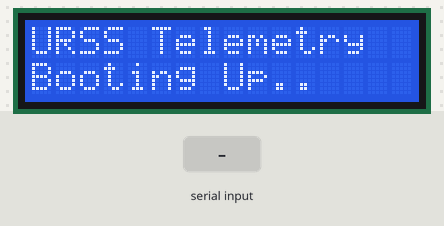
A sketch run on a simulated Arduino Uno, built with avr-gcc and run on an emulated ATmega328P. Shown: 16×2 character LCD. Inputs (shaded band) come from the test bench. What the sketch prints to the serial monitor is not drawn.

Above: at 1.1 s.
1.2 s: byte 10 ('\n') received over Serial
At 2.4 s:
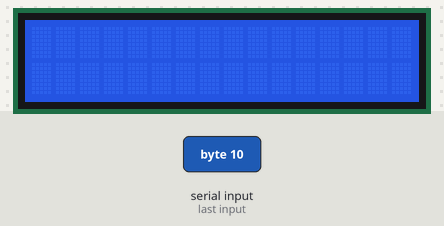
2.7 s: "1\n" received over Serial
At 3.2 s:
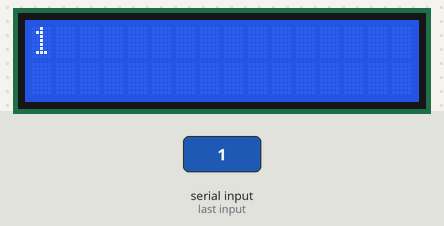
4.2 s: "0\n" received over Serial
At 5.6 s:
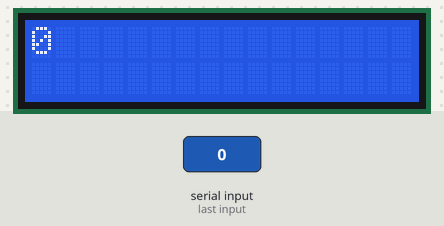
Timing chart, 0 to 7.2 s (numbered marks = the images above; inputs shaded):
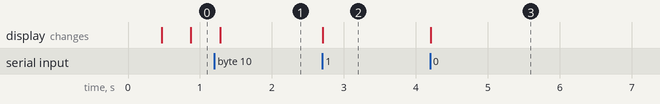

The sketch:

SerialDisplay.ino
```cpp
// include the library code:
#include <LiquidCrystal.h>

// initialize the library with the numbers of the interface pins
LiquidCrystal lcd(12, 11, 5, 4, 3, 2);

String inData;
int numIterations;

void setup() {
  // set up the LCD's number of columns and rows:
  lcd.begin(16, 2);

  // initialize the serial communications:
  Serial.begin(9600);
  // Send request for data until we get something
  while (Serial.available() == 0){
    Serial.println("URSSREQUEST_STATUS");
    delay(400);

    String bootString = "";
    numIterations++;
    for (int i = 0; i < (numIterations % 7); i++){
      bootString += ".";
    }
    lcd.clear();
    lcd.setCursor(0,0);
    lcd.print("URSS Telemetry");
    lcd.setCursor(0,1);
    lcd.print("Booting Up"+bootString);
  }
}

void loop() {
    while (Serial.available() > 0) {
        char recieved = Serial.read();
        inData += recieved;
        if (recieved == '\n') {
            inData.trim();
            lcd.clear();
            lcd.setCursor(0,0);
            lcd.print(inData.substring(0,16));
            lcd.setCursor(0,1);
            lcd.print(inData.substring(16));
            inData = "";
        }
    }
}
```

Measured:
- after the input at 1.2 s, the display: changes after 0.08 s (image 1)
- after the input at 2.7 s, the display: changes at once (image 2)
- after the input at 4.2 s, the display: changes at once (image 3)
